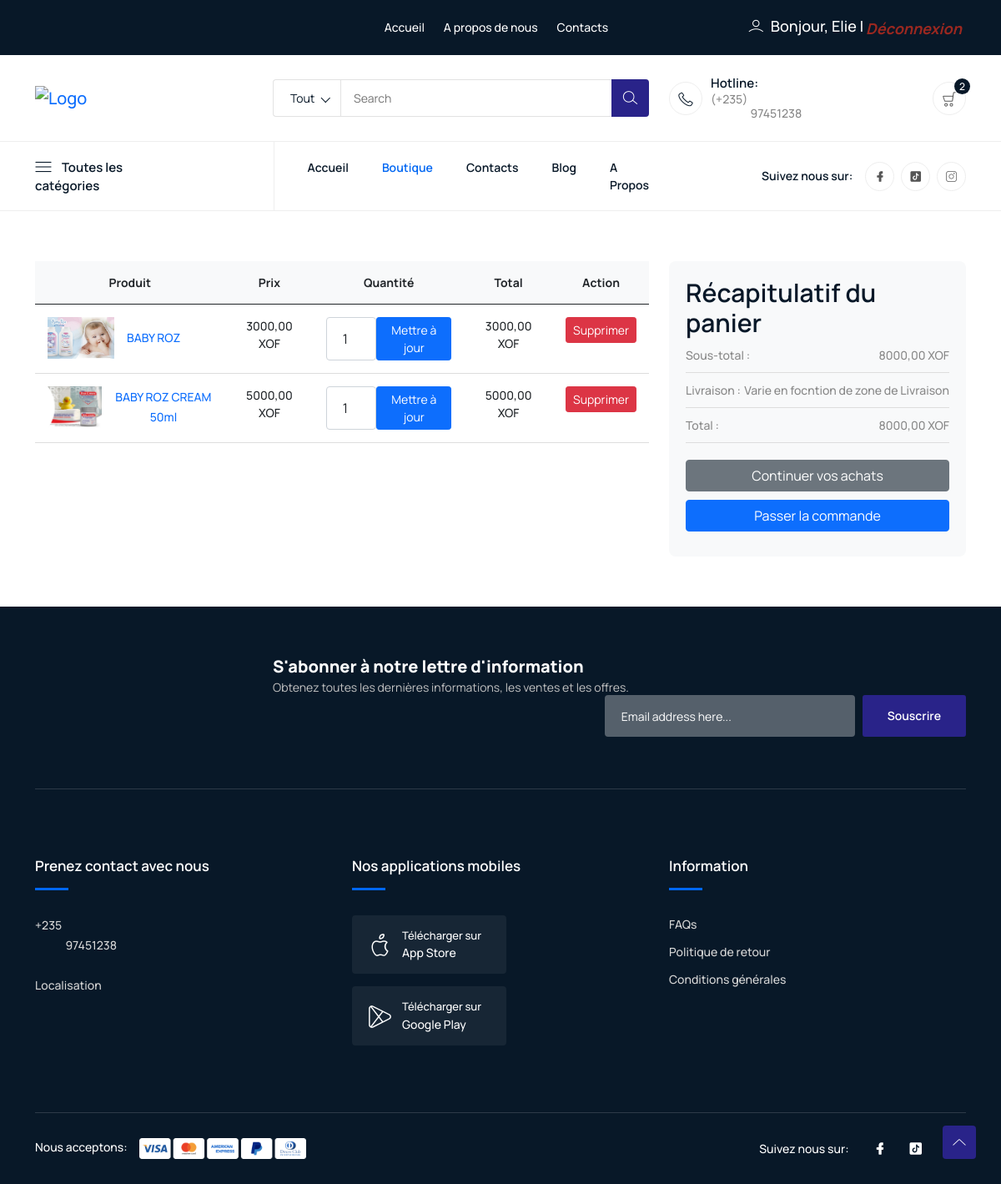
/commerce/cart/ (signed in), run on an earlier commit of the app's database.
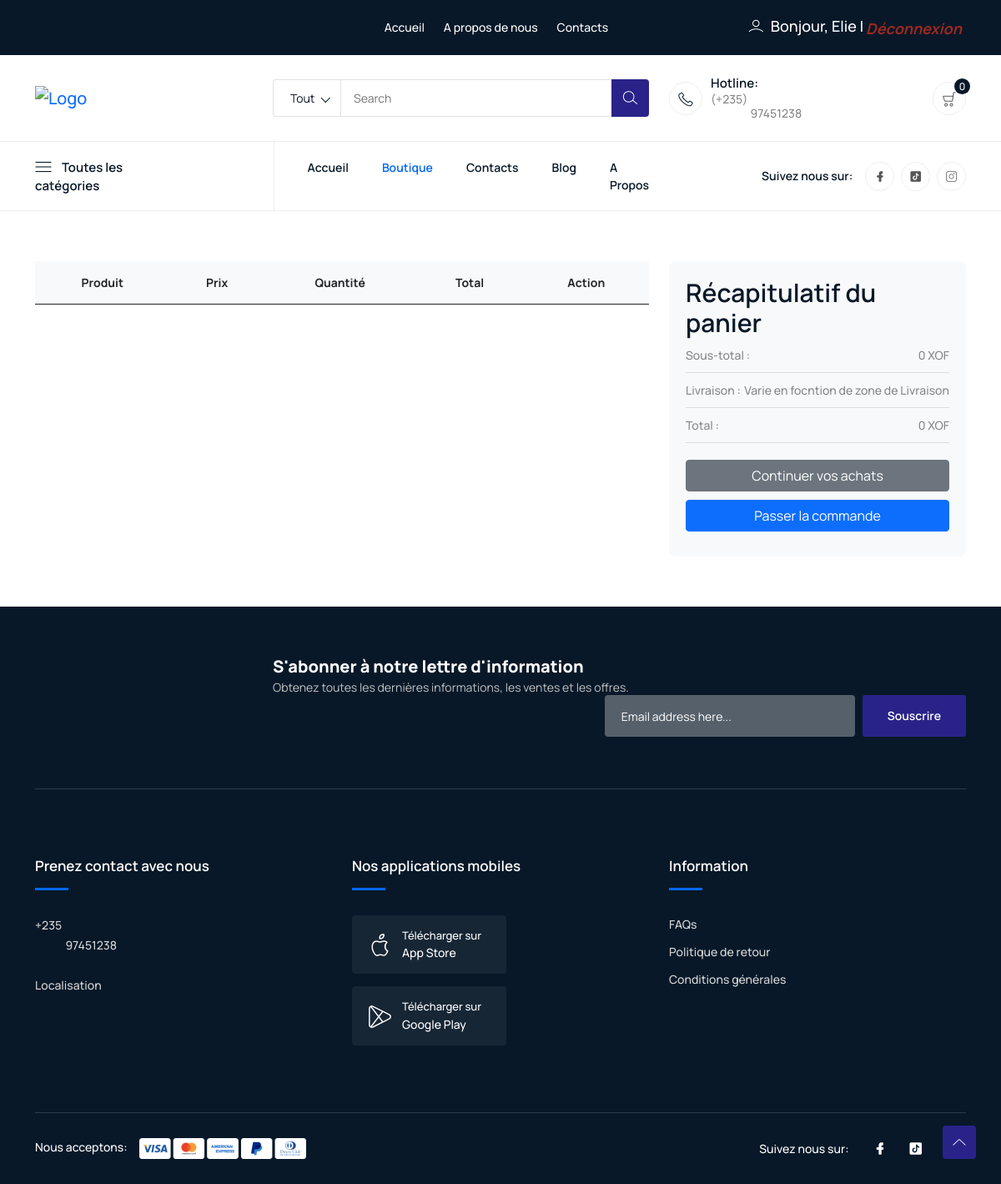
And on a later commit of the database.
### commerce/models.py (models this page shows, shortened)
class CartItem(models.Model):
    cart = models.ForeignKey(Cart, related_name='items', on_delete=models.CASCADE)
    product = models.ForeignKey(Product, on_delete=models.CASCADE)
    quantity = models.PositiveIntegerField(default=1)
    def total_price(self):
        return self.product.price * self.quantity
    class Meta:
        verbose_name = "Articles du panier"
        verbose_name_plural = "Articles du panier"

class Product(models.Model):
    name = models.CharField(max_length=255)
    description = CKEditor5Field()
    price = models.DecimalField(max_digits=10, decimal_places=2)
    image = models.ImageField(upload_to='products/')
    category = models.ForeignKey(Category, related_name='products', on_delete=models.CASCADE)
    stock = models.PositiveIntegerField(default=0)
    created_at = models.DateTimeField(auto_now_add=True)  # Ajouter ce champ
    class Meta:
        verbose_name = "Produits"
        verbose_name_plural = "Produits"
        ordering = ['id']

### commerce/views.py (the view)
# urls.py: path('cart/', CartView.as_view(), name='cart'),
class CartView(TemplateView):
    template_name = 'pages/shop/cart.html'
    def get_context_data(self, **kwargs):
        context = super().get_context_data(**kwargs)
        if self.request.user.is_authenticated:
            cart = Cart.objects.get(user=self.request.user)
            context['cart_items'] = cart.items.all()
            context['cart_total'] = cart.total_price()
        else:
            context['cart_items'] = []
            context['cart_total'] = 0
        return context

### commerce/models.py (called while the page is built)
    def total_price(self):
        return sum(item.total_price() for item in self.items.all())

### templates/pages/shop/cart.html (shortened to what the changed rows need)
{% extends '../../index.html' %}
{% block content %}
<section class="cart-section pt-120 pb-120">
    <div class="container">
        <div class="row">
            <div class="col-lg-8">
                <div class="cart-table table-responsive">
                    <table class="table">
                        <thead>
                            <tr>
                                <th>Produit</th>
                                <th>Prix</th>
                                <th>Quantité</th>
                                <th>Total</th>
                                <th>Action</th>
                            </tr>
                        </thead>
                        <tbody>
                            {% for item in cart_items %}
                            <tr>
                                <td>
                                    <div class="product-info">
                                        <img src="{{ item.product.image.url }}" alt="{{ item.product.name }}" class="img-fluid">
                                        <p><a href="{% url 'product_detail' item.product.id %}">{{ item.product.name }}</a></p>
                                    </div>
                                </td>
                                <td>{{ item.product.price }} XOF</td>
                                <td>
                                    <div class="quantity">
                                        <form action="{% url 'update_cart' item.id %}" method="post" class="d-flex">
                                            <input type="number" name="quantity" value="{{ item.quantity }}" min="1" class="form-control">
                                            <button type="submit" class="btn btn-sm btn-primary">Mettre à jour</button>
                                        </form>
                                    </div>
                                </td>
                                <td>{{ item.total_price }} XOF</td>
                                <td>
                                    <a href="{% url 'remove_from_cart' item.id %}" class="btn btn-danger btn-sm">Supprimer</a>
                                </td>
                            </tr>
                            {% endfor %}
                        </tbody>
                    </table>
                </div>
            </div>
            <div class="col-lg-4">
                <div class="cart-summary">
                    <ul class="summary-table">
                        <li><span>Sous-total :</span> <span>{{ cart_total }} XOF</span></li>
                        <li><span>Total :</span> <span>{{ cart_total }} XOF</span></li>
                    </ul>
                </div>
            </div>
        </div>
    </div>
</section>
{% endblock %}

### templates/index.html (shortened to what the changed rows need)
{% load static %}
<!DOCTYPE html>
<html class="no-js" lang="zxx">
<head>
    <link rel="stylesheet" href="{% static 'assets/css/bootstrap.min.css' %}" />
    <link rel="stylesheet" href="{% static 'assets/css/LineIcons.3.0.css' %}" />
    <link rel="stylesheet" href="{% static 'assets/css/tiny-slider.css' %}" />
    <link rel="stylesheet" href="{% static 'assets/css/glightbox.min.css' %}" />
    <link rel="stylesheet" href="{% static 'assets/css/main.css' %}" />
    <link rel="stylesheet" href="https://cdnjs.cloudflare.com/ajax/libs/font-awesome/6.0.0/css/all.min.css">
</head>
<body>
    <header class="header navbar-area">
        <div class="header-middle">
            <div class="container">
                <div class="row align-items-center">
                    <div class="col-lg-4 col-md-2 col-5">
                        <div class="middle-right-area">
                            <div class="navbar-cart">
                                <div class="cart-items">
                                    <a href="{% url 'cart' %}" class="main-btn">
                                        <i class="lni lni-cart"></i>
                                        <span class="total-items">{{ cart_items|length }}</span>
                                    </a>
                                </div>
                            </div>
                        </div>
                    </div>
                </div>
            </div>
        </div>
    </header>
{% block content %}{% endblock content %}
</body>
</html>

What changed in the data, as far as the page shows it:
removed CartItem: product.image (picture), product.name "BABY ROZ", product.price "3000,00", quantity "1", total_price "3000,00"
removed CartItem: product.image (picture), product.name "BABY ROZ CREAM 50ml", product.price "5000,00", quantity "1", total_price "5000,00"
Also different on the page:
{{ cart_items|length }}: "2" → "0"
{{ cart_total }}: "8000,00" → "0"
